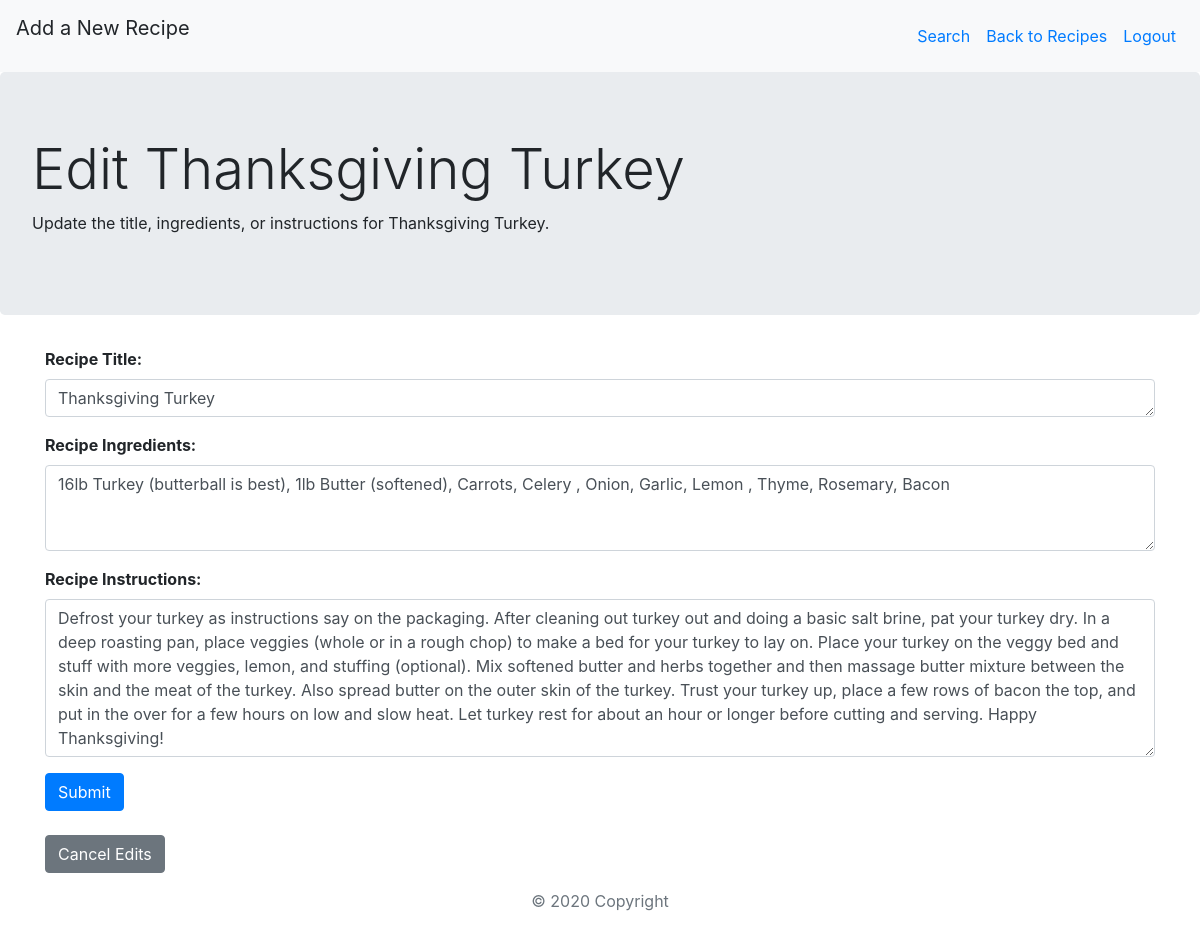
Page /edit/12 (signed in) on the committed database.
### recipe_app/models.py (models this page shows)
class Recipe(models.Model):
    title = models.CharField(max_length=225)
    ingredents = models.TextField()
    instructions = models.TextField()
    recipe_creator = models.ForeignKey(User, related_name="chef", on_delete = models.CASCADE)
    image = models.ImageField(upload_to='images/', blank=True, null=True)
    liked_by = models.ManyToManyField(User, related_name="liked_recipes")
    created_at = models.DateTimeField(auto_now_add=True)
    updated_at = models.DateTimeField(auto_now=True)
    objects = RecipeManager()

### recipe_app/views.py (the view)
# urls.py: path('edit/<int:id>', views.edit), #takes you to edit_recipe.html
def edit(request, id):
    if 'id' not in request.session:
        return redirect('/')
    context = {
        'recipe': Recipe.objects.get(id=id)
    }
    return render(request, 'edit_recipe.html', context)

### recipe_app/templates/edit_recipe.html (shortened to what this page needs)
<!DOCTYPE html>
<html lang="en">
    <head>
        {% load static %}
        <link rel="stylesheet" href="{% static 'main.css' %}">
        <link rel="stylesheet" href="https://stackpath.bootstrapcdn.com/bootstrap/4.5.2/css/bootstrap.min.css">
    </head>
    <body>
        <nav class="navbar navbar-expand-sm bg-light">
            <p class="navbar-brand">Add a New Recipe</p>
            <ul class="navbar-nav ml-auto">
                <li class="nav-item">
                    <a class="nav-link" href="/search"> Search </a>
                </li>
                <li class="nav-item">
                    <a class="nav-link" href="/recipe_wall"> Back to Recipes </a>
                </li>
                <li class="nav-item">
                    <a class="nav-link" href="/logout"> Logout </a>
                </li>
            </ul>
        </nav>
        <div class="jumbotron">
            <h1 class="display-4">Edit {{ recipe.title }}</h1>
            <p>Update the title, ingredients, or instructions for {{ recipe.title }}.</p>
        </div>
        <div class="container">
                <div class="row">
                    <div class="col-12">
                        <form action="/update/{{ recipe.id }}" method="POST">
                                <div class="form-group">
                                    <label><b>Recipe Title:</b></label>
                                    <textarea class="form-control" rows="1" cols="100" name="title">{{ recipe.title }}</textarea>
                                </div>
                                <div class="form-group">
                                    <label><b>Recipe Ingredients:</b></label>
                                    <textarea class="form-control" rows="3" cols="100" name="ingredents">{{ recipe.ingredents}}</textarea>
                                </div>
                                <div class="form-group">
                                    <label><b>Recipe Instructions:</b></label>
                                    <textarea class="form-control" rows="6" cols="100" name="instructions">{{ recipe.instructions }}</textarea>
                                </div>
                                <button type="submit" class="btn btn-primary">Submit</button>
                        </form>
                        <br>
                        <a href="/recipe_wall" class="btn btn-secondary">Cancel Edits</a>
                    </div>
                </div>
                <footer class="page-footer font-small text-muted">
                    <div class="footer-copyright text-center py-3">
                        <p>© 2020 Copyright</p>
                    </div>
                </footer>
        </div>
    </body>
</html>

### recipe_app/static/main.css (style rules this page uses)
nav { background-color: #e3f2fd; }

### rows in the picture
Recipe: title "Thanksgiving Turkey", ingredents "16lb Turkey (butterball is best), 1lb Butter (softened), Carrots, Celery , Onion, Garlic, Lemon , Thyme, Rosemary, Bacon", instructions "Defrost your turkey as instructions say on the packaging. After cleaning out turkey out and doing a basic salt brine, pat your turkey dry. In a deep roasting pan, place veggies (whole or in a rough chop) to make a bed for your turkey to lay on. Place your turkey on the veggy bed and stuff with more veggies, lemon, and stuffing (optional). Mix softened butter and herbs together and then massage butter mixture between the skin and the meat of the turkey. Also spread butter on the outer skin of the turkey. Trust your turkey up, place a few rows of bacon the top, and put in the over for a few hours on low and slow heat. Let turkey rest for about an hour or longer before cutting and serving.…"
